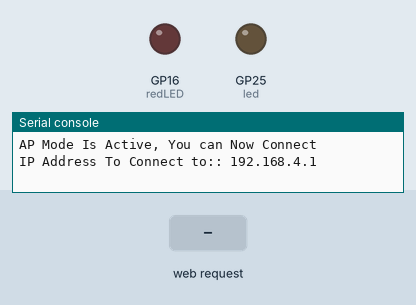
The program below on a simulated Raspberry Pi Pico running MicroPython. On the bench: output pins drawn as LEDs (lit = HIGH), the last lines printed to the serial console. Inputs (shaded band) come from the test bench. The board's own WiFi access point starts at once.

Above: at 1.2 s.
1.3 s: HTTP request GET /light/on received
At 1.63 s:
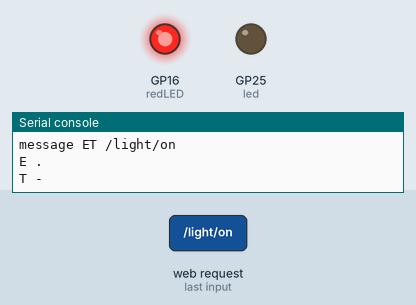
At 9.0 s:
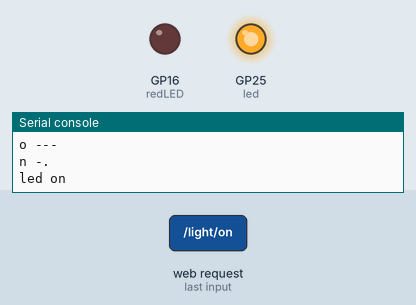
Timing chart, 0 to 10.3 s (numbered marks = the images above; inputs shaded):
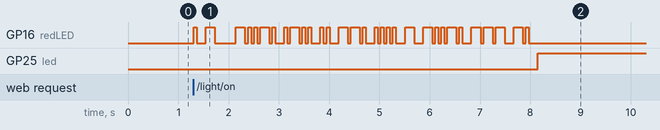

Measured:
- after the input at 1.3 s, GP25 (led): LOW → HIGH after 6.8 s

The program:

pico_keyer_ap.py
```python
import network
import socket
from machine import Pin
from utime import sleep
import uasyncio as asyncio
#===========================cw=======================
# setup LED
redLED = Pin(16, Pin.OUT)
#redLED = Pin('LED', Pin.OUT)

# create needed sleep times for 10 words per minute dot = 0.12 seconds
# 5 words per minute is 0.24 seconds
dot = 0.06
dash = 3 * dot
withinChar = dot
betChar = 3 * dot
betWord = 7 * dot
beacon_delay = 10

# make sure LED is off
redLED.off()

# dictionary for letters and numbers linked to the Morse code for that character
morseCode = {
    'a' : '.-',    'b' : '-...',  'c' : '-.-.',
    'd' : '-..',   'e' : '.',     'f' : '..-.',
    'g' : '--.',   'h' : '....',  'i' : '..',
    'j' : '.---',  'k' : '-.-',   'l' : '.-..',
    'm' : '--',    'n' : '-.',    'o' : '---',
    'p' : '.--.',  'q' : '--.-',  'r' : '.-.',
    's' : '...',   't' : '-',     'u' : '..-',
    'v' : '...-',  'w' : '.--',   'x' : '-..-',
    'y' : '-.--',  'z' : '--..',  '1' : '.----',
    '2' : '..---', '3' : '...--', '4' : '....-',
    '5' : '.....', '6' : '-....', '7' : '--...',
    '8' : '---..', '9' : '----.', '0' : '-----',
    '/' : '-..-.', '?' : '..--..'
    }

# function for blinking the LED for a particular letter or number
def charBlinks(char):
    # if the character is a space, sleep the between word time
    if char == ' ':
        # assuming that the space is inside the message (not the first character)
        # for a space, we need to sleep "betWord - 3*dot" since the blinking code always sleeps
        # betChar (=3*dot) at the end of each character
        sleep(betWord - 3*dot)
    else:
        # look up character in morseCode dictionary - make lowercase if needed
        mCode = morseCode.get(char.lower())
        # if the code is found - blink the code
        if mCode:
            print(char, mCode)
            # need to know number of dot/dashes to do the between character timing
            lenCode = len(mCode)
            # counter to know when we get to the last dot/dash in mCode
            count = 0
            for symbol in mCode:
                # tract place in mCode
                count += 1
                if symbol == '.':
                    # blink a dot
                    redLED.on()
                    sleep(dot)
                    redLED.off()
                    if count == lenCode:
                        # character blinks finished - sleep the between character time
                        sleep(betChar)
                    else:
                        sleep(withinChar)
                if symbol == '-':
                    # blink a dash
                    redLED.on()
                    sleep(dash)
                    redLED.off()
                    if count == lenCode:
                        # character blinks finished - sleep the between character time
                        sleep(betChar)
                    else:
                        sleep(withinChar)
        else:
            # print this if the code for the character is not found
            print('No Morse code for this character:', char)


#===========================cw======================


from machine import Pin

led = machine.Pin('LED', machine.Pin.OUT)

#led = Pin(15, Pin.OUT)

html = """<!DOCTYPE html>
<html>
    <head> <title>Pico W</title>
    </head>
    <body> <h1>Pico W</h1>
        <p>%s</p>
    </body>
</html>

"""
def webpage(temperature, state):
    #Template HTML
    html = f"""
            <!DOCTYPE html>
            <html>
            <head>
            </head>
            <form action="./on">
            <input type="text" id="msg" name="msg"><br><br>
            <input type="submit" value="Light on" /><br>
            </form>
            <form action="./off">
            <input type="submit" value="Light off" />
            </form>
            <p>LED is {state}</p>
            <p>Temperature is {temperature}</p>
            </body>
            </html>
            """
    return(html)

async def send_msg(msg):
    for char in msg:
        charBlinks(char)


ssid = 'picok'
password = 'krypto3lefty'

#wlan = network.WLAN(network.STA_IF)
#wlan.active(True)
#wlan.connect(ssid, password)


# Just making our internet connection
ap = network.WLAN(network.AP_IF)
ap.config(essid=ssid, password=password)
ap.active(True)

while ap.active() == False:
    pass
print('AP Mode Is Active, You can Now Connect')
print('IP Address To Connect to:: ' + ap.ifconfig()[0])


max_wait = 20

#addr = socket.getaddrinfo('0.0.0.0', 80)[0][-1]

s = socket.socket(socket.AF_INET, socket.SOCK_STREAM)
#s.setsockopt(socket.SOL_SOCKET, socket.SO_REUSEADDR, 1)
s.bind(('', 80))
s.listen(5)

#print('listening on', addr)


# Listen for connections

while True:

    try:

        cl, addr = s.accept()
        print('client connected from', addr)
        request = cl.recv(1024)
        print(request)

        request = str(request)
        led_on = request.find('/light/on')
        led_off = request.find('/light/off')
        print( 'led on = ' + str(led_on))
        print( 'led off = ' + str(led_off))
        print(' ========================')
        print( 'request = ' + request)
        print(' ========================')

        m_start = request.find('msg')
        m_end = request.find(' HTTP')

        print('start ' + str(m_start) + ' end ' + str(m_end))

        msg = ""
        if(m_end != -1):
            msg = request[m_start+4:m_end]
            msg = msg.replace("%2F", "/")
            msg = msg.replace("+", " ")
            msg = msg.replace("%3F", "?")
            print('message ' + msg)

        stateis = "Who are you?"

        if led_on == 6:
            #output morse code
            response = webpage("0", msg)
            cl.send('HTTP/1.0 200 OK\r\nContent-type: text/html\r\n\r\n')
            cl.send(response)
            cl.close()
            asyncio.run(send_msg(msg))
            #for char in msg:
            #    charBlinks(char)
            print("led on")
            led.value(1)
            stateis = "Message sent"
            msg = ""

        if led_off == 6:
            print("led off")
            led.value(0)
            stateis = "LED is OFF"

        #if(request.find('favicon') != -1):
           #cl.send('HTTP/1.0 404 Not FFOUND\r\n\r\nPage Not Found')
           #cl.close
        #response = html % stateis
        response = webpage("0", msg)
        cl.send('HTTP/1.0 200 OK\r\nContent-type: text/html\r\n\r\n')
        cl.send(response)
        cl.close()

    except OSError as e:
        #s.close()
        cl.close()
        print('connection closed ' + str(e))
```
